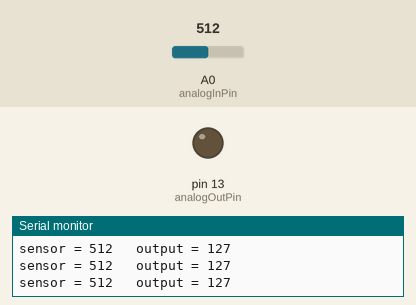
A sketch run on a simulated Arduino Uno, built with avr-gcc and run on an emulated ATmega328P. Parts: output pins drawn as LEDs (lit = HIGH), the last lines printed to the serial monitor. The inputs (shaded band) are chosen by the test bench; at power-on: A0 (analogInPin) = 512.

Above: at 1.2 s.
1.3 s: A0 (analogInPin) set to 164
4.3 s: A0 (analogInPin) set to 142
At 5.4 s:
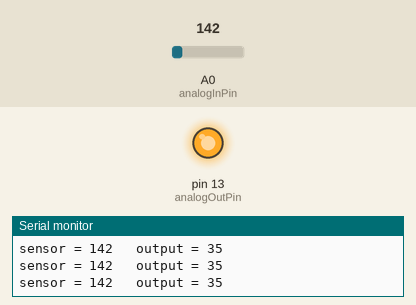
5.8 s: A0 (analogInPin) set to 160
At 7.1 s:
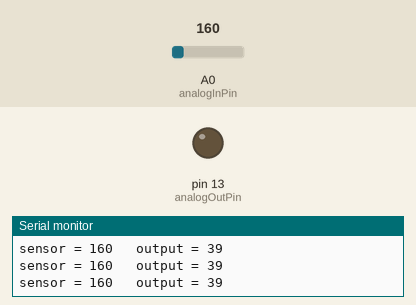
8.8 s: A0 (analogInPin) set to 140
At 9.7 s:
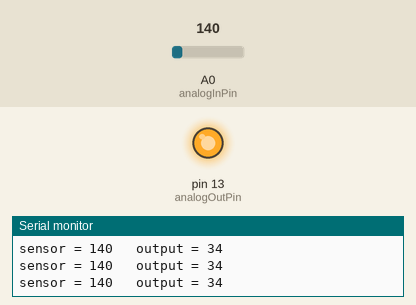
Timing chart, 0 to 11.3 s (numbered marks = the images above; inputs shaded):
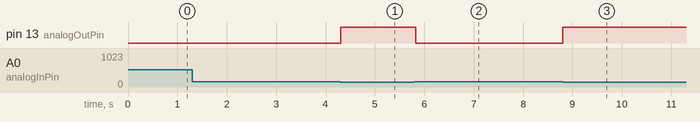

The sketch:

AnalongzinOutSerial.ino
```cpp
const int analogInPin = A0;  // Analog input pin that the potentiometer is attached to
const int analogOutPin = 13; // Analog output pin that the LED is attached to
const int speakerOutPin = 7;

int sensorValue = 0;        // value read from the pot
int outputValue = 0;        // value output to the PWM (analog out)

void setup() {
	// initialize serial communications at 9600 bps:
	Serial.begin(9600);
}

void loop() {
	// read the analog in value:
	sensorValue = analogRead(analogInPin);
	// map it to the range of the analog out:
	outputValue = map(sensorValue, 0, 1023, 0, 255);
	// change the analog out value:
	if( sensorValue > 550 ){
		//speaker
		digitalWrite(speakerOutPin, HIGH);
		delayMicroseconds(1915);
	}
	else if( sensorValue < 150 ){
		analogWrite(analogOutPin, 196);
	}
	else{
		analogWrite(analogOutPin, 0);
		digitalWrite(speakerOutPin, LOW);
		delayMicroseconds(1915);
	}

	// print the results to the Serial Monitor:
	Serial.print("sensor = ");
	Serial.print(sensorValue);
	Serial.print("\t output = ");
	Serial.println(outputValue);

	// wait 2 milliseconds before the next loop for the analog-to-digital
	// converter to settle after the last reading:
	delay(2);
}
```

Measured:
- the behaviour switches between 150 and 149 on A0 (analogInPin) (found by bisection; images 0 and 1)
- after the input at 4.3 s, pin 13 (analogOutPin): LOW → HIGH at once
- after the input at 5.8 s, pin 13 (analogOutPin): HIGH → LOW at once
- after the input at 8.8 s, pin 13 (analogOutPin): LOW → HIGH at once
